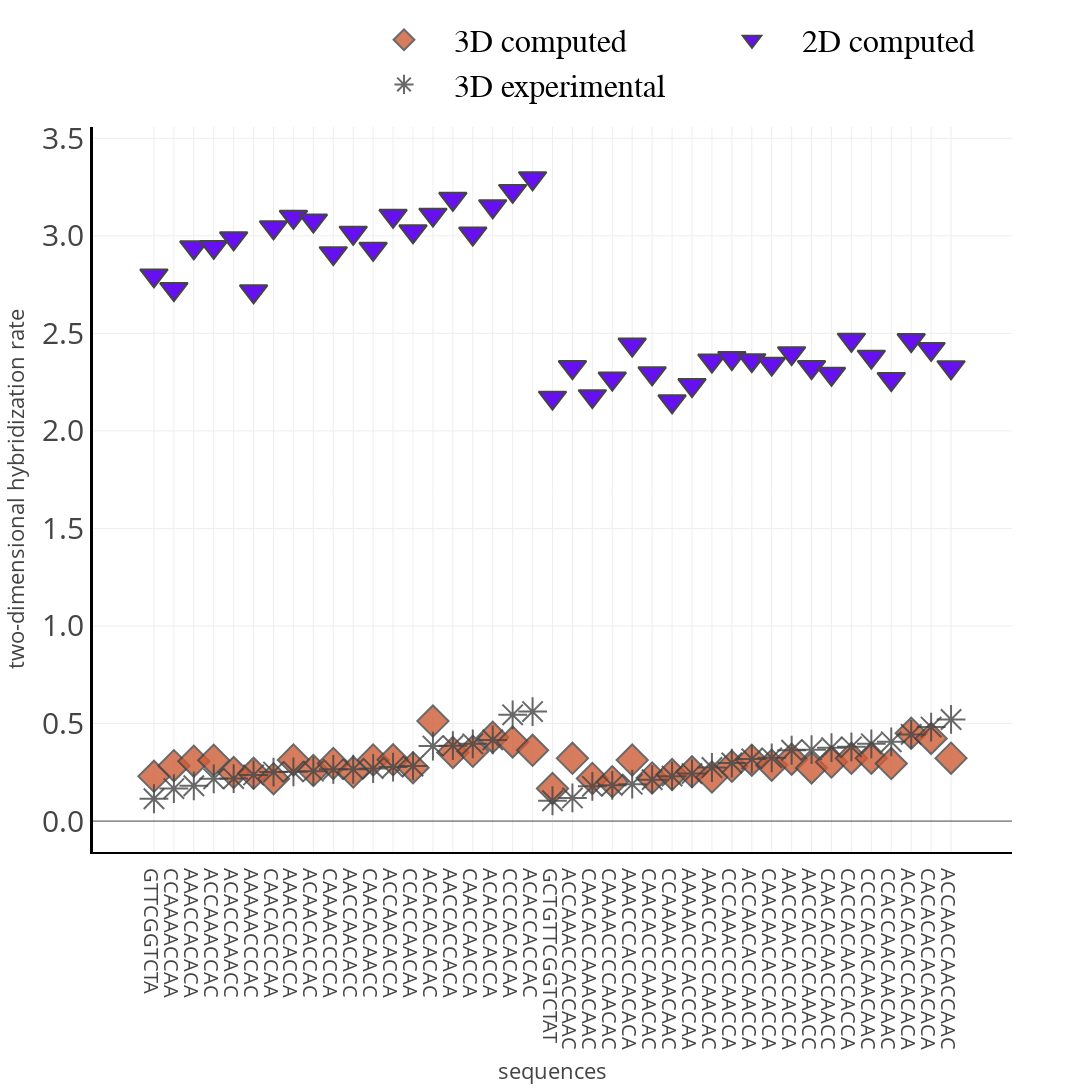

Source (notebook cell):
### Code cell
trace1 = go.Scatter(
    x = data['sequences'], # My list of values for 'x'
    y = data['computational']*1e-7,
    # marker = dict(color = 'white'),
    mode = 'markers',
    marker_symbol=6,
    name = '2D computed    ',
    marker=dict(color='#6610F2'))

trace2 = go.Scatter(
    x = data3['sequences'],
    y = data3['computational']*1e-7,
    mode = 'markers',
    marker_symbol = 'diamond',
    name = '3D computed    ',
    marker=dict(color='#CF5C36',opacity=0.80)
)
trace3 = go.Scatter(
    x = data3['sequences'],
    y = data3['experimental']*1e-7,
    mode = 'markers',
    marker_symbol = 35,
    name = '3D experimental    ',
    marker=dict(color='#9BC53D',opacity=0.80)
)
layout = go.Layout(
    template='presentation',
    xaxis_title='sequences',
    yaxis_title='two-dimensional hybridization rate',
    width = 1200,
    height = 1200,
    xaxis = dict(tickmode='linear',
                dtick=1,
                automargin=True,
                linecolor='black',
                linewidth=2),
    yaxis = dict(tickmode = 'linear',
                nticks=10,
                tick0=1,
                dtick=0.5,
                tickformat=".1f",
                linecolor='black',
                automargin=True,
                linewidth=3,
                minor=dict(dtick=3,tick0=0)),
    legend = dict(
            # itemsizing='constant',
            itemwidth = 90,
            font = dict(family='Courier',
            size=32,
            color='black')))

dati = [trace2, trace1, trace3]
fig = go.Figure(data = dati, layout = layout)

fig.update_yaxes(exponentformat="e")

fig.update_layout(legend=dict(
    orientation="h",
    yanchor="bottom",
    y=1.02,
    xanchor="right",
    x=1
))

fig.update_layout(
yaxis = dict(
tickfont = dict(size=30)),
xaxis = dict(
tickfont = dict(size=20)))

fig.update_traces(marker=dict(size=24,
                              line=dict(width=2
                              )))

fig.show()

### Figure 1 — Plotly figure (JSON) as saved in the notebook; plotly's stock layout.template omitted (floating-point values rounded to 4 significant figures)
{"data": [{"marker": {"color": "#CF5C36", "line": {"width": 2}, "opacity": 0.8, "size": 24, "symbol": "diamond"}, "mode": "markers", "name": "3D computed    ", "type": "scatter", "x": ["GTTCGGTCTA", "CCAAAACCAA", "AAACCACACA", "ACCAAACCAC", "ACACCAAACC", "AAAAACCCAC", "CAACACCCAA", "AAACCCACCA", "ACAACACCAC", "CAAAACCCCA", "AACCAACACC", "CAACACAACC", "ACCAACACCA", "CCACCAACAA", "ACACACACAC", "AACCACCACA", "CAACCAACCA", "ACACACACCA", "CCCCACACAA", "ACACCACCAC", "GCTGTTCGGTCTAT", "ACCAAACCACCAAC", "CAACACCAAACAAC", "CAAAACCCCAACAC", "AAACCCACCACACA", "CAACACCCAAACAC", "CCAAAACCAACAAC", "AAAAACCCACCCAA", "AAACCACCCAACAC", "CCCAAACCCAACCA", "ACCAACACCAACCA", "CAACAACACCACCA", "AACCAACACCACCA", "AACCACCACAAACC", "CAACACAACCAACC", "CACCACAACCACCA", "CCCCACACAACAAC", "CCACCAACAACAAC", "ACACACACCACACA", "CACACACACACACA", "ACCAACCAACCAAC"], "y": [0.2293, 0.2838, 0.307, 0.3121, 0.2486, 0.2446, 0.2172, 0.3131, 0.2593, 0.2952, 0.2514, 0.3134, 0.3138, 0.2735, 0.5124, 0.3513, 0.3577, 0.4294, 0.4057, 0.3627, 0.1665, 0.3215, 0.2184, 0.2016, 0.3126, 0.2214, 0.2386, 0.2525, 0.2254, 0.2811, 0.3122, 0.2866, 0.3173, 0.2725, 0.3024, 0.322, 0.3227, 0.2949, 0.4505, 0.4235, 0.3226]}, {"marker": {"color": "#6610F2", "line": {"width": 2}, "size": 24, "symbol": 6}, "mode": "markers", "name": "2D computed    ", "type": "scatter", "x": ["GTTCGGTCTA", "CCAAAACCAA", "AAACCACACA", "ACCAAACCAC", "ACACCAAACC", "AAAAACCCAC", "CAACACCCAA", "AAACCCACCA", "ACAACACCAC", "CAAAACCCCA", "AACCAACACC", "CAACACAACC", "ACCAACACCA", "CCACCAACAA", "ACACACACAC", "AACCACCACA", "CAACCAACCA", "ACACACACCA", "CCCCACACAA", "ACACCACCAC", "GCTGTTCGGTCTAT", "ACCAAACCACCAAC", "CAACACCAAACAAC", "CAAAACCCCAACAC", "AAACCCACCACACA", "CAACACCCAAACAC", "CCAAAACCAACAAC", "AAAAACCCACCCAA", "AAACCACCCAACAC", "CCCAAACCCAACCA", "ACCAACACCAACCA", "CAACAACACCACCA", "AACCAACACCACCA", "AACCACCACAAACC", "CAACACAACCAACC", "CACCACAACCACCA", "CCCCACACAACAAC", "CCACCAACAACAAC", "ACACACACCACACA", "CACACACACACACA", "ACCAACCAACCAAC"], "y": [2.797, 2.727, 2.941, 2.943, 2.987, 2.715, 3.044, 3.098, 3.078, 2.911, 3.016, 2.933, 3.102, 3.023, 3.108, 3.19, 3.012, 3.152, 3.23, 3.295, 2.17, 2.327, 2.178, 2.268, 2.443, 2.295, 2.152, 2.235, 2.361, 2.374, 2.363, 2.344, 2.399, 2.327, 2.292, 2.467, 2.381, 2.266, 2.466, 2.42, 2.326]}, {"marker": {"color": "#9BC53D", "line": {"width": 2}, "opacity": 0.8, "size": 24, "symbol": 35}, "mode": "markers", "name": "3D experimental    ", "type": "scatter", "x": ["GTTCGGTCTA", "CCAAAACCAA", "AAACCACACA", "ACCAAACCAC", "ACACCAAACC", "AAAAACCCAC", "CAACACCCAA", "AAACCCACCA", "ACAACACCAC", "CAAAACCCCA", "AACCAACACC", "CAACACAACC", "ACCAACACCA", "CCACCAACAA", "ACACACACAC", "AACCACCACA", "CAACCAACCA", "ACACACACCA", "CCCCACACAA", "ACACCACCAC", "GCTGTTCGGTCTAT", "ACCAAACCACCAAC", "CAACACCAAACAAC", "CAAAACCCCAACAC", "AAACCCACCACACA", "CAACACCCAAACAC", "CCAAAACCAACAAC", "AAAAACCCACCCAA", "AAACCACCCAACAC", "CCCAAACCCAACCA", "ACCAACACCAACCA", "CAACAACACCACCA", "AACCAACACCACCA", "AACCACCACAAACC", "CAACACAACCAACC", "CACCACAACCACCA", "CCCCACACAACAAC", "CCACCAACAACAAC", "ACACACACCACACA", "CACACACACACACA", "ACCAACCAACCAAC"], "y": [0.1146, 0.1668, 0.1809, 0.2168, 0.2179, 0.2365, 0.2512, 0.2527, 0.2559, 0.2652, 0.2656, 0.2696, 0.2766, 0.2825, 0.3844, 0.3866, 0.3961, 0.4159, 0.5449, 0.5613, 0.1042, 0.1187, 0.178, 0.1831, 0.1892, 0.2125, 0.2304, 0.2433, 0.2746, 0.2976, 0.3187, 0.3242, 0.363, 0.366, 0.3763, 0.3805, 0.3962, 0.4062, 0.4442, 0.4818, 0.5208]}], "layout": {"height": 1200, "legend": {"font": {"color": "black", "family": "Courier", "size": 32}, "itemwidth": 90, "orientation": "h", "x": 1, "xanchor": "right", "y": 1.02, "yanchor": "bottom"}, "width": 1200, "xaxis": {"automargin": true, "dtick": 1, "linecolor": "black", "linewidth": 2, "tickfont": {"size": 20}, "tickmode": "linear", "title": {"text": "sequences"}}, "yaxis": {"automargin": true, "dtick": 0.5, "exponentformat": "e", "linecolor": "black", "linewidth": 3, "minor": {"dtick": 3, "tick0": 0}, "nticks": 10, "tick0": 1, "tickfont": {"size": 30}, "tickformat": ".1f", "tickmode": "linear", "title": {"text": "two-dimensional hybridization rate"}}}}
